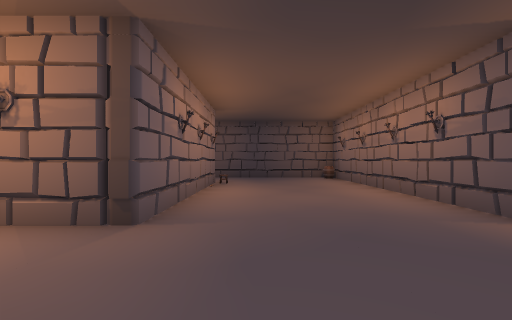
view 1 (above)

23 first-person views from a walk through a Unity game level. The camera is 1.3 m above the floor, looks level and sees 90° across. The floor is counted in squares, 2 m on a side. Each view is taken from the middle of a square. On the plan, view 1 faces up. The plan holds only what a view shows up to about 9 squares ahead; the rest is blank. The place goes on beyond the plan. The player character is not drawn. Some animated figures are not drawn.

view 2
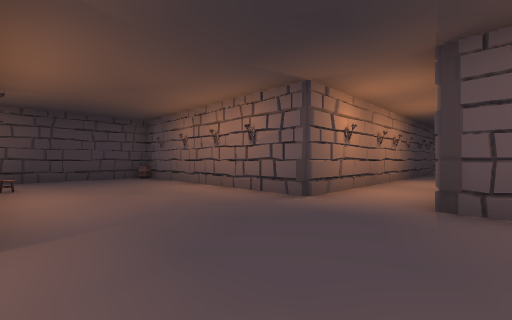

view 3
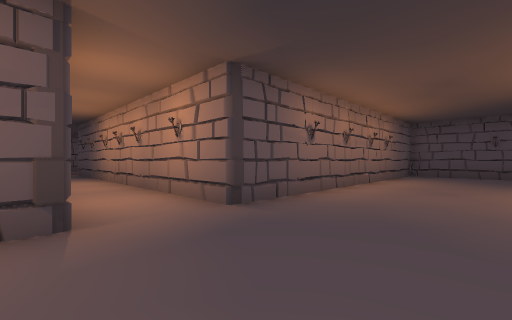

view 4
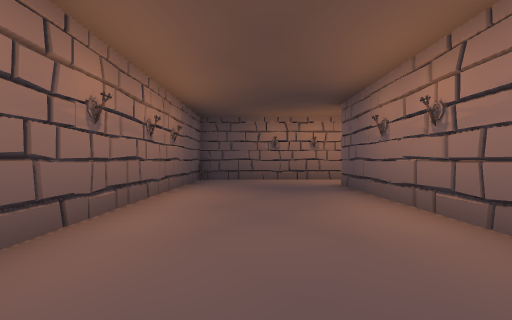

view 5
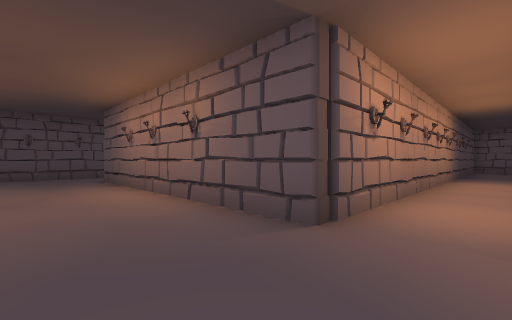

view 6
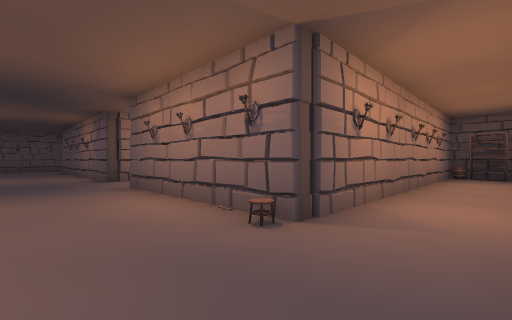

view 7
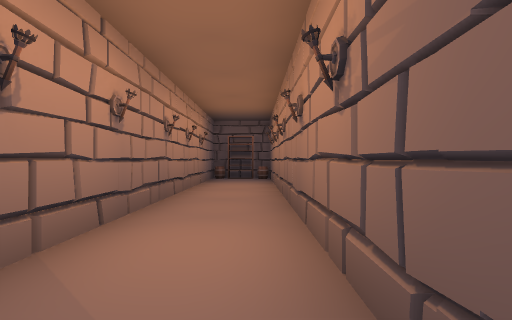

view 8
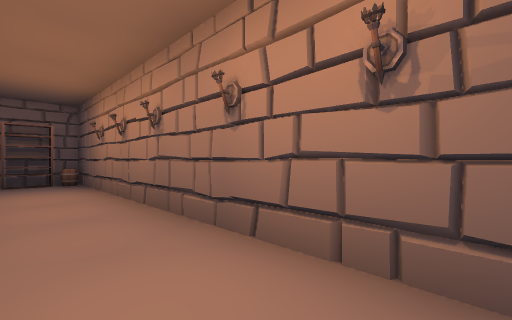

view 9
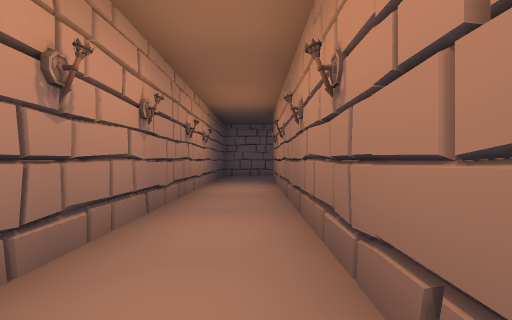

view 10
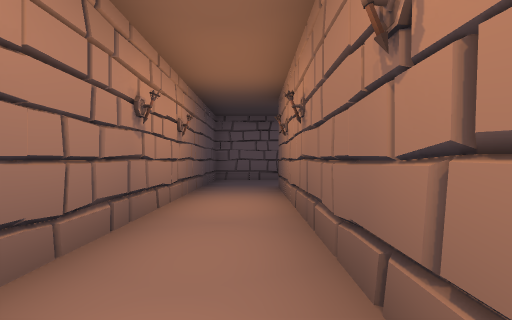

view 11
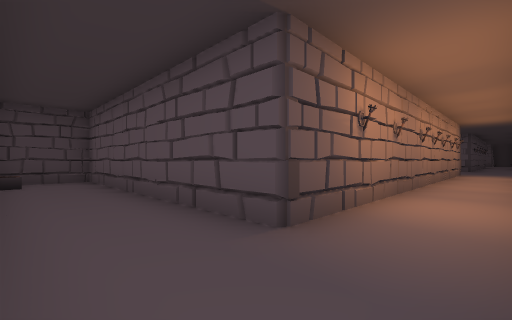

view 12
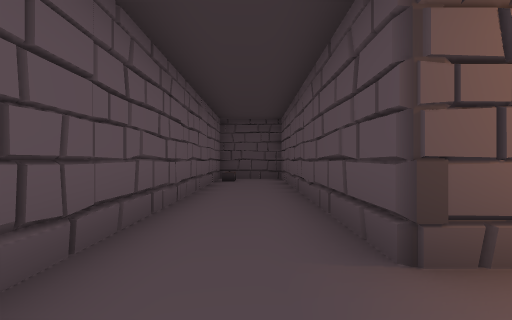

view 13
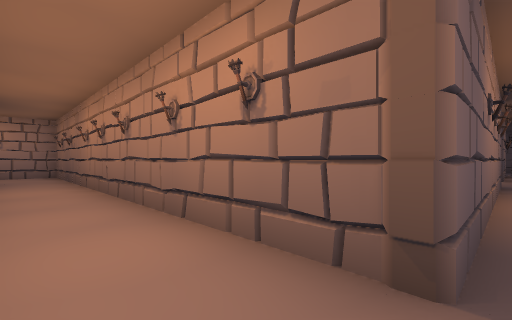

view 14
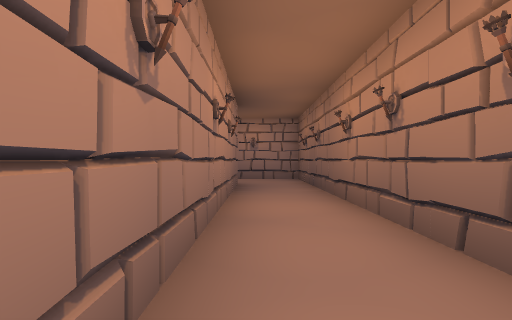

view 15
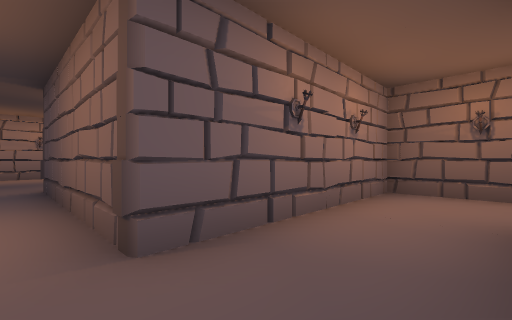

view 16
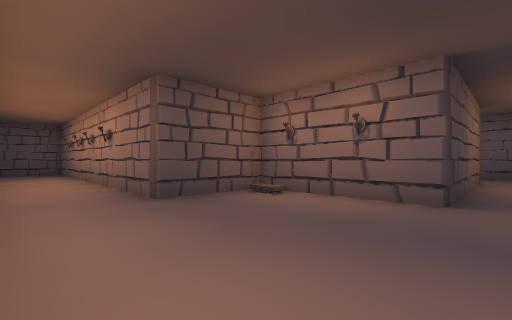

view 17
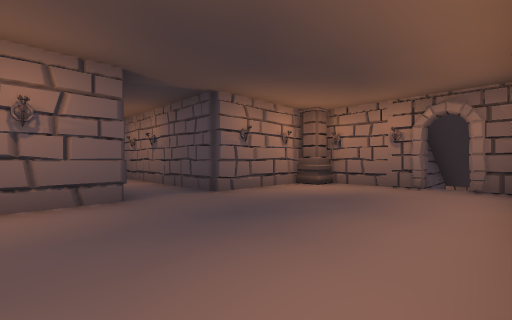

view 18
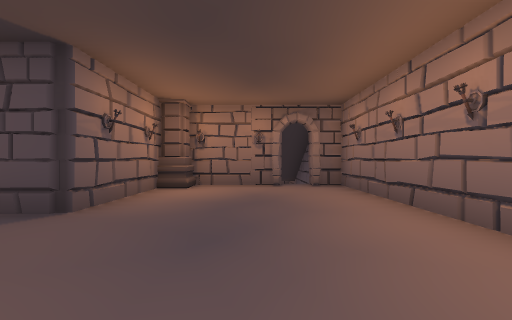

view 19
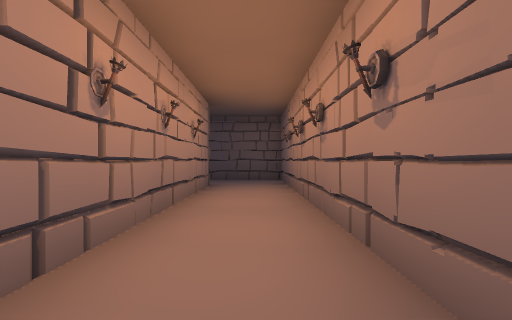

view 20
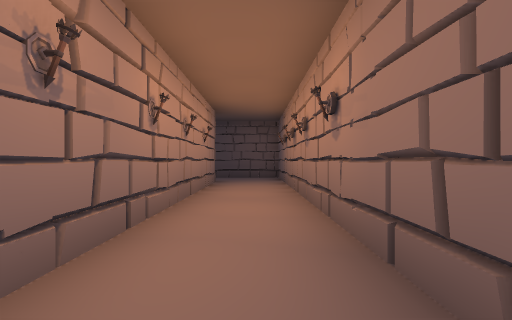

view 21
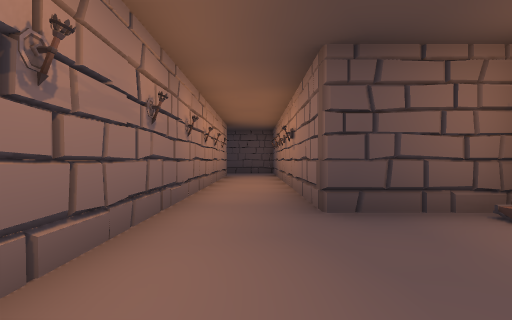

view 22
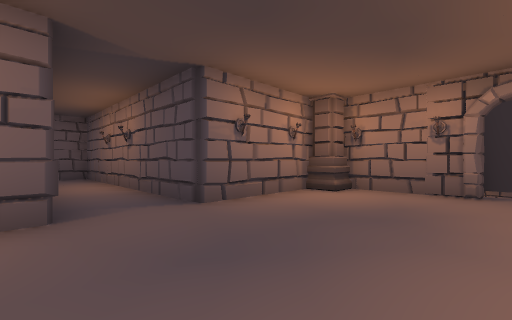

view 23
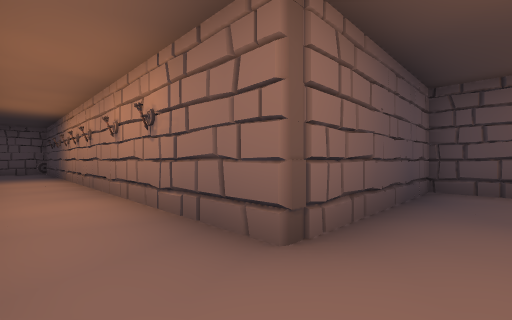

### Floor plan
Points are (right, up) in squares from view 1. A wall is a line through its corners. A room is listed if a view was taken in it or the views show most of it. See-through windows are left out.
Room 1 (views 1, 2, 3, 4, 5, 6, 7, 8, 9, 10, 11, 12, 13, 14, 15, 23)
walls: (-2.7, 9.6) (-3.1, 9.3); (-12.2, 2.4) (-12.6, 2.7); (-10.3, 7.5) (-1.2, 7.5) (-1.2, 2.5) (-13.1, 2.5) (-13.1, 9.9) (-15.3, 9.9) (-15.3, 0.7) (-1.2, 0.7) (-1.2, -6.6) (-12.8, -6.6) (-12.8, -11.4); (2.3, 9.5) (-10.4, 9.5); (9.3, 2.5) (2.8, 2.5) (2.8, 8.4); (-12.5, -13.1) (-10.8, -13.1) (-10.8, -8.5) (2.8, -8.5) (2.8, 0.7) (10.4, 0.7)
ways out: opening at (-13, -12) to room 2
objects: other object (-10, 8); other object (-10, 9); other object (-9, 8); other object (3, -8); other object (3, 9)
Room 2 (views 16, 17, 18, 19, 20, 21, 22)
walls: (-17.6, -8.3) (-17.9, -7.9) (-20.2, -7.9) (-20.2, 1.4) (-22.6, 1.4); (-17.7, -15.2) (-17.7, -13.1) (-12.5, -13.1); (-12.8, -11.4) (-17.7, -11.4) (-17.7, -7.9); (-20.6, -16.6) (-18.3, -16.6); (-20.6, -16.7) (-20.3, -16.3); (-22.2, -0.4) (-22.2, -16.6) (-21.4, -16.6)
ways out: opening at (-13, -12) to room 1
objects: other object (-18, -16)

Where each view was taken, in squares from view 1:
view 1: 0 up, 0 right, facing up
view 2: 0 up, 1 left, facing up-right
view 3: 3 up, 0 right, facing down-right
view 4: 0 up, 1 right, facing down
view 5: 2 up, 1 right, facing down-left
view 6: 9 up, 1 right, facing down-left
view 7: 9 up, 1 left, facing left
view 8: 8 up, 2 left, facing up-left
view 9: 2 up, 5 left, facing left
view 10: 2 up, 7 left, facing left
view 11: 1 up, 15 left, facing up-right
view 12: 1 up, 14 left, facing up
view 13: 8 down, 1 left, facing up-left
view 14: 8 down, 4 left, facing left
view 15: 12 down, 11 left, facing up-left
view 16: 12 down, 22 left, facing up-right
view 17: 10 down, 22 left, facing down-right
view 18: 10 down, 20 left, facing down
view 19: 7 down, 21 left, facing up
view 20: 8 down, 21 left, facing up
view 21: 11 down, 21 left, facing up
view 22: 11 down, 21 left, facing down-right
view 23: 7 down, 12 left, facing down-right
